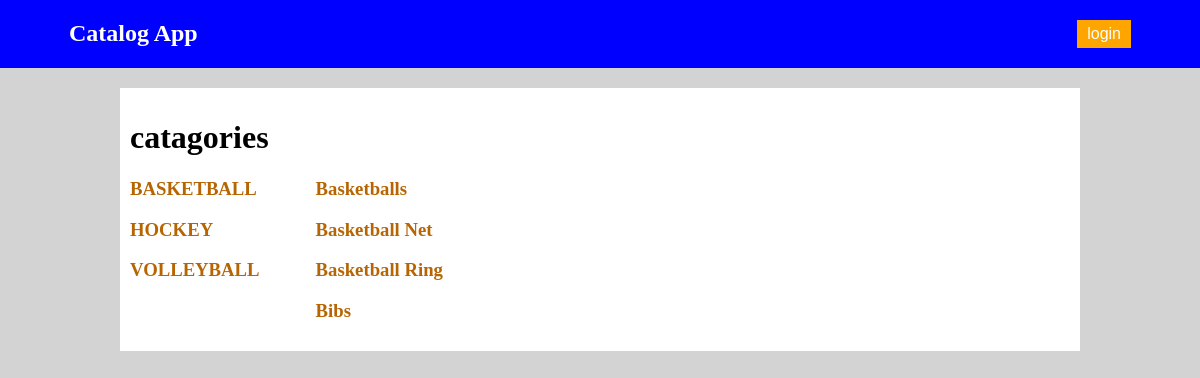
The app's page /catalog/BASKETBALL/items, older data.
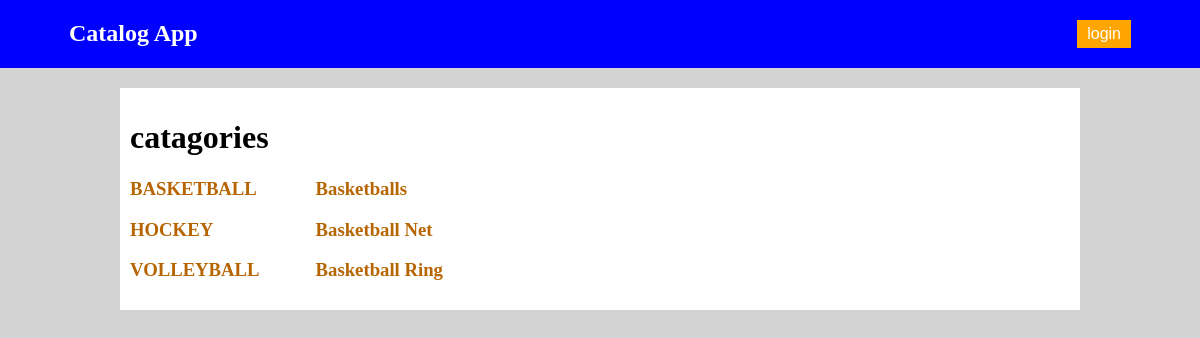
The same page, newer data.
### db_setup.py (models this page shows, shortened)
class Category(Base):
    __tablename__ = 'category'
    id = Column(Integer, primary_key=True)
    name = Column(String(100), nullable=False)

class CatItem(Base):
    __tablename__ = 'cat_item'
    title = Column(String(100), nullable=False)
    id = Column(Integer, primary_key=True)
    description = Column(String(550))
    cat_id = Column(Integer, ForeignKey('category.id'))
    category = relationship(Category)
    user_id =Column(Integer,ForeignKey('user.id'), nullable=True)
    user =relationship(User)

### application.py (the view)
@app.route('/catalog/<string:category_name>/items')
def showCatItems(category_name):
    categories = session.query(Category).order_by(asc(Category.name))
    catagory = session.query(Category).filter_by(name=category_name).one()
    catItems = session.query(CatItem).filter_by(cat_id=catagory.id).all()
    not_user=True
    if 'username' in login_session:
        not_user=False
    return render_template("catItems.html",
                           catItems=catItems, category=catagory,categories=categories
                           ,not_user=not_user,login_session=login_session)

### templates/catItems.html (shortened to what this page needs)
{% extends "main.html" %}
{% block content %}
<div class="container-right">
        <h1>
            catagories
        </h1>
        {% for category in categories %}
            <div class="row">
                    <a class="links" href = "{{url_for('showCatItems', category_name = category.name)}}">
                        <h3>{{category.name}}</h3>
                    </a>
            </div>
        {% endfor %}
</div>
<div>
    {% for item in catItems %}
        <div class="row">
                <a class="links" href = "{{url_for('showItemDetail', category_name = category.name,item_title = item.title)}}">
                    <h3>{{item.title}}</h3>
                </a>
        </div>
    {% endfor %}
</div>
{% endblock %}

### templates/main.html (shortened to what this page needs)
<!DOCTYPE html>
<html>
    <head>
            <link rel=stylesheet type=text/css href="{{ url_for('static', filename='style.css') }}">
    </head>
    <body>
        {% include "header.html" %}
        <div class="container">
            {% block content %}
            {% endblock %}
        </div>
    </body>
</html>

### templates/header.html
<div class="header">
	<div class="item_left">
		<a href="{{url_for('showCategories')}}">
			<span class="title white" >Catalog App</span>
		</a>
	</div>
	<div class="item_right ">
		<div> {% if not_user %}
				<a href="{{url_for('showLogin')}}">
				<button class="auoth_btn">
				<span class="white" >login</span>
				</button>
				</a>
			{% else %}
				<h3>{{login_session['username']}}</h3>
			{% endif %}
		</div>
	</div>
</div>

### static/style.css (style rules this page uses)
:root { --top-color:blue; --login-color:orange; --text-header-color:white; --links-color:rgb(182, 101, 2); --flash-color:white; --flash-back-color:green; }
a { text-decoration: none; }
.title { font-size: 150%; font-weight: bold; }
body { background-color: lightgray; margin: 0px 0px 0px 0px ; }
.header { display: flow-root; background-color: var(--top-color); padding: 20px 10px 20px 10px; }
.item_left { float: left; margin-left: 5%; }
.item_right { float: right; margin-right: 5%; }
.auoth_btn { background-color: var(--login-color); border-width: 0; font-size: 100%; padding: 5px 10px 5px 10px; }
.white { color: var(--text-header-color); }
.container { display: flex; background-color: white; margin: 20px 10% auto 10%; padding: 10px 10px 10px 10px ; }
.container-right { padding-right: 5%; }
.links { color: var(--links-color); }

Row changes from the older to the newer data that the page shows:
no longer on this page (row edited): CatItem: title "Bibs"
